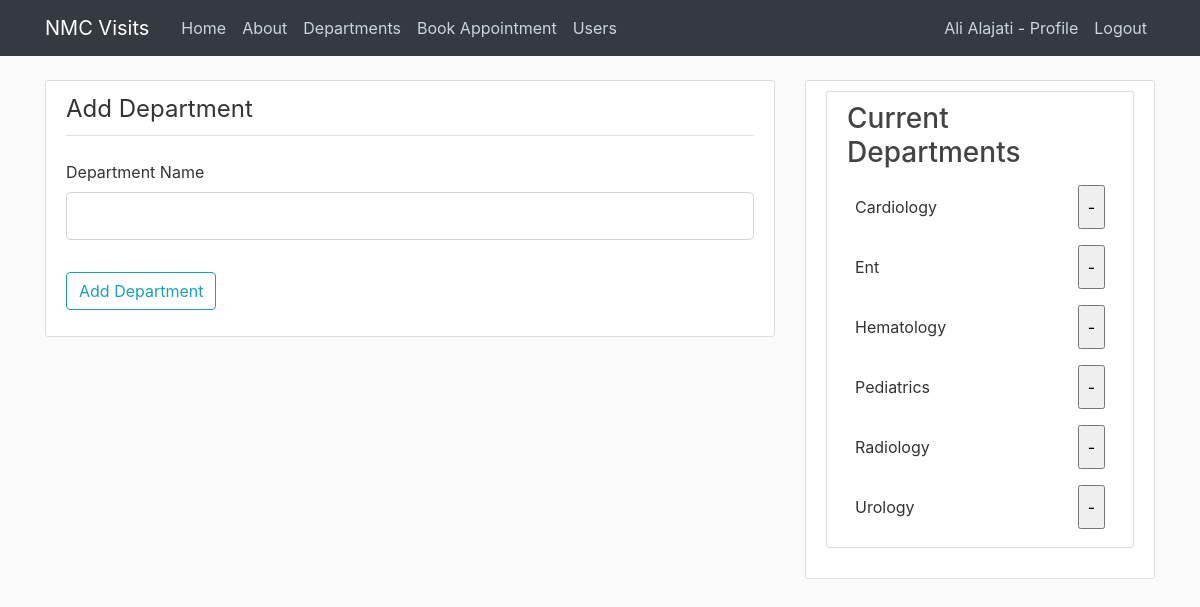
Before: /departments (signed in) with the older database file.
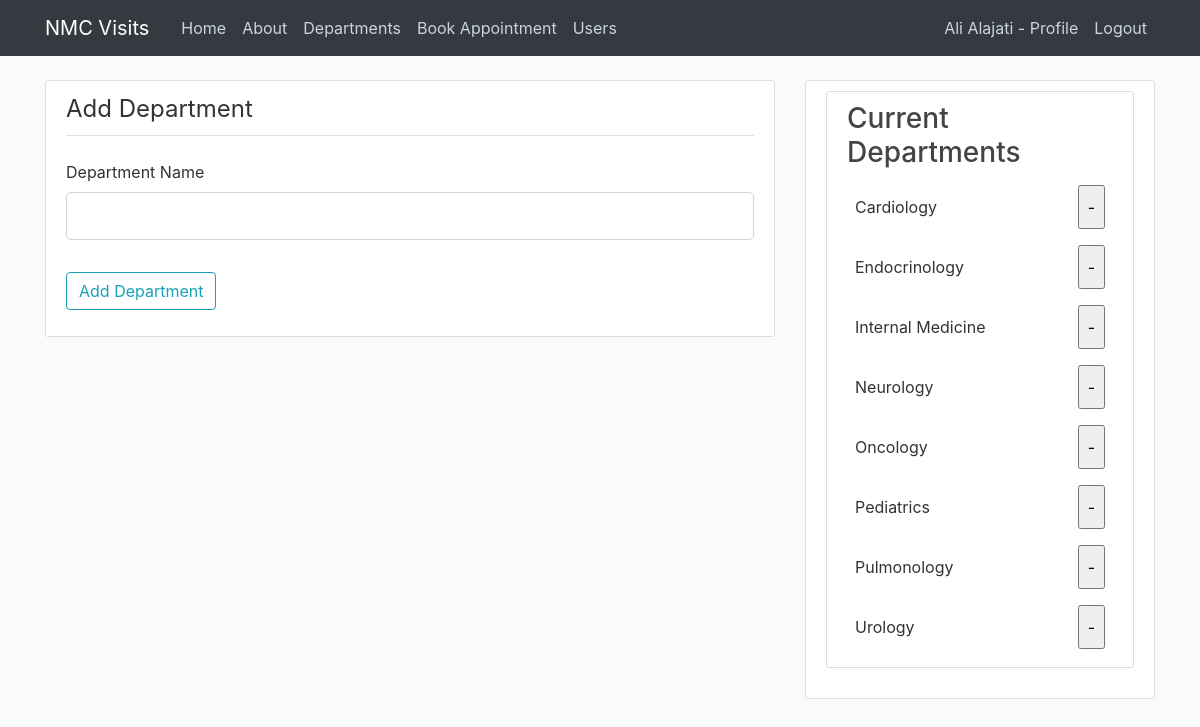
After: the same page with the newer database file.
### nmcvisits/models.py (models this page shows, shortened)
class User(db.Model, UserMixin):
    id = db.Column(db.Integer, primary_key=True)
    username = db.Column(db.String(100), nullable=False)
    email = db.Column(db.String(100), unique=True, nullable=False)
    password = db.Column(db.String(), nullable=False)
    company = db.Column(db.String())
    jobTitle = db.Column(db.String())
    phone = db.Column(db.String())
    imageFile = db.Column(db.String(20), nullable=False, default='default.jpg')
    appointments = db.relationship('Appointment', backref='visitor', lazy=True)

class Departments(db.Model):
    id = db.Column(db.Integer, primary_key=True)
    departmentName = db.Column(db.String(50), nullable=False)

### nmcvisits/routes.py (the view)
@app.route("/departments", methods=["GET", "POST"])
@login_required
def departments():
    departments = getDepartments()
    form = AddDepartments()
    if form.validate_on_submit():
        department = Departments(departmentName = form.department.data.strip().title())
        db.session.add(department)
        db.session.commit()
        return redirect(url_for("departments"))
    return render_template("departments.html", departments=departments, sidebar = 4, form=form)

### nmcvisits/forms.py (shortened to what this page needs)
class AddDepartments(FlaskForm):
    department = StringField("Department Name", validators=[DataRequired(), Length(min=2, max=100)])
    submit = SubmitField('Add Department')

### nmcvisits/helpers.py (called while the page is built)
def getDepartments():
    departments = []
    for row in Departments.query.all():
        departments.append(row.departmentName)
        departments.sort()
    return departments

### nmcvisits/models.py (called while the page is built)
@login_manager.user_loader
def load_user(user_id):
    return User.query.get(int(user_id))

### nmcvisits/templates/departments.html (shortened to what this page needs)
{% extends "layout.html" %}
{% block body %}
    <div class="content-section">
        <form method="Post" action="{{url_for('departments')}}">
            <fieldset class="form-group">
                <legend class="border-bottom mb-4 pb-2">Add Department</legend>
                <div class="form-group">
                    {{ form.department.label(class="form-control-label") }}
                    {% if form.department.errors %}
                        {{ form.department(class="form-control form-control-lg is-invalid") }}
                        <div class="invalid-feedback">
                            {% for error in form.department.errors %}
                                <span>{{ error }}</span>
                            {% endfor %}
                        </div>
                    {% else %}
                        {{ form.department(class="form-control form-control-lg") }}
                    {% endif %}
                </div>
            </fieldset>
            <div class="form-group">
                {{ form.submit(class="btn btn-outline-info") }}
            </div>
        </form>
    </div>
{% endblock %}
{% block side %}
<div class="content-section">
    <h3>Current Departments</h3>
        <ul class="list-group">
            {% for department in departments %}
                    <form class="d-flex flex-row p-2" method="Post" action="{{url_for('deleteDepartment')}}">
                        <div class="d-flex align-self-stretch align-items-center">
                            <li class="d-flex">{{department}}</li>
                        </div>
                        <div class="d-flex ml-auto align-items-center">
                            <input class="p-2" type="submit" value="-">
                        </div>
                    </form>
            {% endfor %}
        </ul>
</div>
{% endblock %}

### nmcvisits/templates/layout.html (shortened to what this page needs)
<!DOCTYPE html>
<html>
<head>
    <link rel="stylesheet" href="https://maxcdn.bootstrapcdn.com/bootstrap/4.0.0/css/bootstrap.min.css">
    <link rel="stylesheet" type="text/css" href="{{ url_for('static', filename='styles.css') }}">
</head>
<body>
    <header class="site-header">
      <nav class="navbar navbar-expand-md navbar-dark bg-dark fixed-top">
        <div class="container">
          <a class="navbar-brand mr-4" href="/">NMC Visits</a>
          <div class="collapse navbar-collapse" id="navbarToggle">
            <div class="navbar-nav mr-auto">
              <a class="nav-item nav-link" href="{{ url_for('home') }}">Home</a>
              <a class="nav-item nav-link" href="{{ url_for('about') }}">About</a>
              <a class="nav-item nav-link" href="{{ url_for('departments') }}">Departments</a>
              <a class="nav-item nav-link" href="{{ url_for('createAppointment') }}">Book Appointment</a>
              <a class="nav-item nav-link" href="{{ url_for('users') }}">Users</a>
            </div>
            <div class="navbar-nav">
              {% if current_user.is_authenticated %}
              <a class="nav-item nav-link" href="{{ url_for('profile') }}">{{current_user.username}} - Profile</a>
              <a class="nav-item nav-link" href="{{ url_for('logout') }}">Logout</a>
              {% else %}
              <a class="nav-item nav-link" href="{{ url_for('login') }}">Login</a>
              <a class="nav-item nav-link" href="{{ url_for('register') }}">Register</a>
              {% endif %}
            </div>
          </div>
        </div>
      </nav>
    </header>
    <main role="main" class="container">
      <div class="row">
        {% if sidebar %}
        <div class="col-md-{{12-sidebar}}">
        {% else %}
        <div class="col-md-12">
        {% endif %}
          {% block body %}{% endblock %}
        </div>
        {% if sidebar %}
        <div class="col-md-{{sidebar}}">
          <div class="content-section">
            {% block side %}
            {% endblock %}
          </div>
        </div>
        {% endif %}
      </div>
    </main>
</body>
</html>

### nmcvisits/static/styles.css (style rules this page uses)
body { background: #fafafa; color: #333333; margin-top: 5rem; }
h1, h2, h3, h4, h5, h6 { color: #444444; }
.site-header .navbar-nav .nav-link { color: #cbd5db; }
.content-section { background: #ffffff; padding: 10px 20px; border: 1px solid #dddddd; border-radius: 3px; margin-bottom: 20px; }

Changed rows visible on the page:
removed Departments: departmentName "Ent"
removed Departments: departmentName "Hematology"
removed Departments: departmentName "Radiology"
added Departments: departmentName "Endocrinology"
added Departments: departmentName "Internal Medicine"
added Departments: departmentName "Neurology"
added Departments: departmentName "Oncology"
added Departments: departmentName "Pulmonology"
